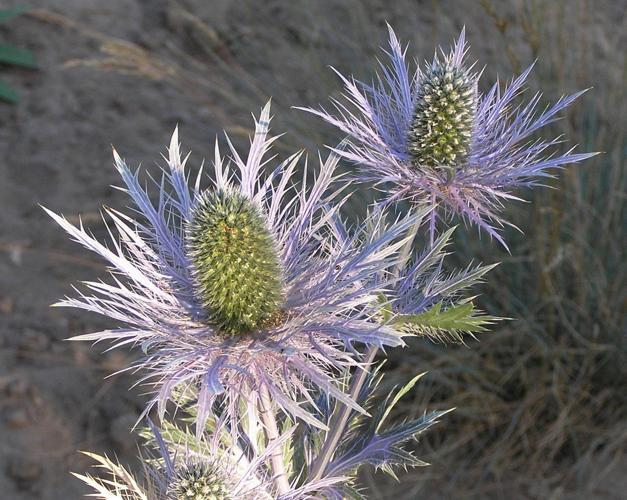
#> input picture data/train/alpine sea holly/image_06985.jpg, 627 x 500 px; its folder holds only this picture in this run
$ python create_data_points.py
#> lines starting #> are read from the running program, lines starting #| are printed output that depends on the picture
import json
import numpy as np
import cv2
from sklearn.cluster import KMeans
from tqdm import tqdm
import os
import joblib

NUM_CLUSTERS = 100
NUM_FEATURES = 1000
TRAIN_PATH = 'data/train'

def get_image_paths(dataset_path):
#> called with dataset_path = 'data/train'
    image_paths = []
    labels = []
    for class_name in sorted(os.listdir(dataset_path)):
        class_dir = os.path.join(dataset_path, class_name)
        if not os.path.isdir(class_dir):
            continue
        for fname in os.listdir(class_dir):
            if fname.lower().endswith(('.jpg', '.jpeg', '.png')):
                image_paths.append(os.path.join(class_dir, fname))
                labels.append(class_name)
#> pass 2 of the loop in get_image_paths, `for class_name in sorted(os.listdir(dataset_path)):`:
#> pass 3 of the loop in get_image_paths, `for class_name in sorted(os.listdir(dataset_path)):`:
    return image_paths, labels

def extract_sift_features(image_paths):
    feature_extractor = cv2.SIFT_create(nfeatures=NUM_FEATURES)
    all_descriptors = []
    descriptors_list = []
    for path in tqdm(image_paths, desc='Extracting SIFT features'):
        img = cv2.imread(path, cv2.IMREAD_GRAYSCALE)
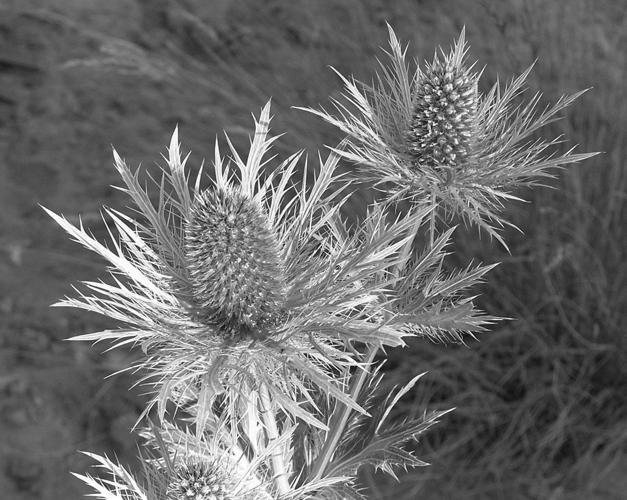
#> img: shape (500, 627); min 0, max 255, mean 106.3
        if img is None:
            descriptors_list.append(None)
            continue
        _, descriptors = feature_extractor.detectAndCompute(img, None)
        if descriptors is not None:
            all_descriptors.append(descriptors)
        descriptors_list.append(descriptors)
#> pass 2 of the loop in extract_sift_features, `for path in tqdm(image_paths, desc='Extracting SIFT features'):`:
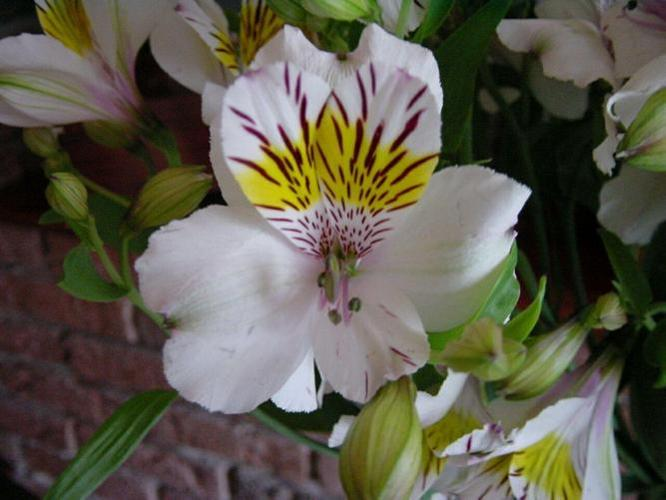
#> input picture data/train/alstroemeria/image_04292.jpg, 666 x 500 px
#> in extract_sift_features, `img = cv2.imread(path, cv2.IMREAD_GRAYSCALE)`:
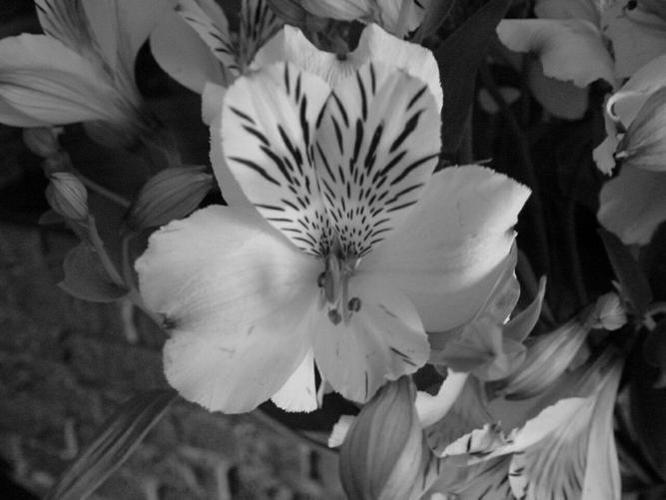
#> img: shape (500, 666); min 0, max 231, mean 89.7
#> pass 3 of the loop in extract_sift_features, `for path in tqdm(image_paths, desc='Extracting SIFT features'):`:
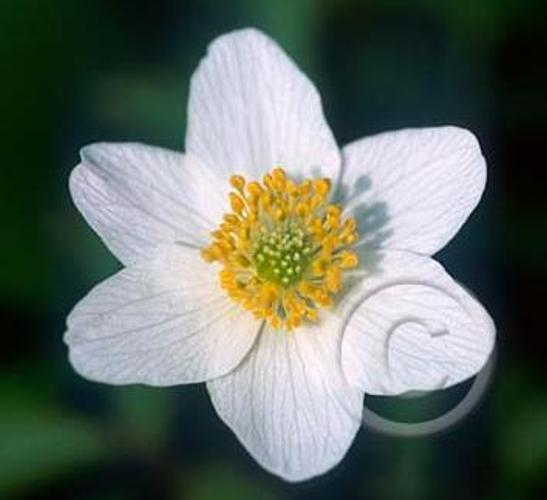
#> input picture data/train/anemone/image_05963.jpg, 547 x 500 px
#> in extract_sift_features, `img = cv2.imread(path, cv2.IMREAD_GRAYSCALE)`:
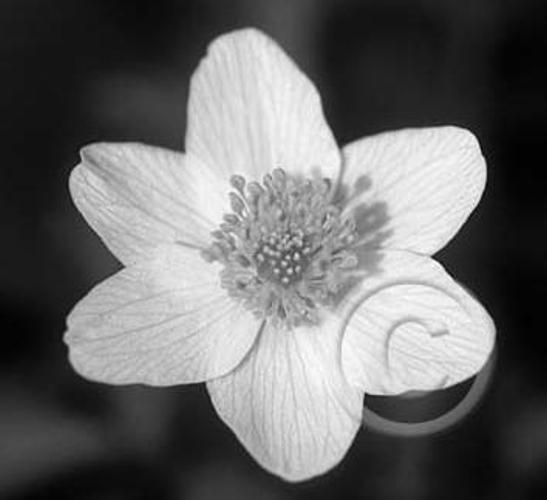
#> img: shape (500, 547); min 0, max 255, mean 105.1
#> the loop made 4 passes; the first 3 are shown
    if all_descriptors:
        all_descriptors = np.vstack(all_descriptors)
    else:
        all_descriptors = np.array([])
    return all_descriptors, descriptors_list

def build_vocabulary(descriptors, num_clusters=NUM_CLUSTERS):
#> called with num_clusters = 100
    print(f"Clustering {len(descriptors)} descriptors into {num_clusters} visual words...")
#> (printed output is left out)
    kmeans = KMeans(n_clusters=num_clusters, random_state=42, verbose=0)
    kmeans.fit(descriptors)
    return kmeans

def compute_bovw_histograms(descriptors_list, kmeans, num_clusters=NUM_CLUSTERS):
#> called with num_clusters = 100
    histograms = []
    for descriptors in tqdm(descriptors_list, desc='Building histograms'):
        if descriptors is None:
            hist = np.zeros(num_clusters)
        else:
            words = kmeans.predict(descriptors)
            hist, _ = np.histogram(words, bins=np.arange(num_clusters+1))
        histograms.append(hist)
    return np.array(histograms)

def run_train():
    print('Extracting SIFT features for BoVW...')
    image_paths, labels = get_image_paths(TRAIN_PATH)
    all_descriptors, descriptors_list = extract_sift_features(image_paths)
    if all_descriptors.size == 0:
        print("No descriptors found in training set. Exiting.")
        return
    kmeans = build_vocabulary(all_descriptors, NUM_CLUSTERS)
    # Save the fitted KMeans model for later use
    joblib.dump(kmeans, 'bovw_kmeans.pkl')
    print('Saved KMeans model to bovw_kmeans.pkl')
    X = compute_bovw_histograms(descriptors_list, kmeans, NUM_CLUSTERS)
    Y = np.asarray(labels)
    print('Saving BoVW histograms and labels...')
    with open('training_features.json', 'w') as f:
        json.dump({'training_data': [x.tolist() for x in X], 'labels': Y.tolist()}, f)

if __name__ == '__main__':
    run_train()
